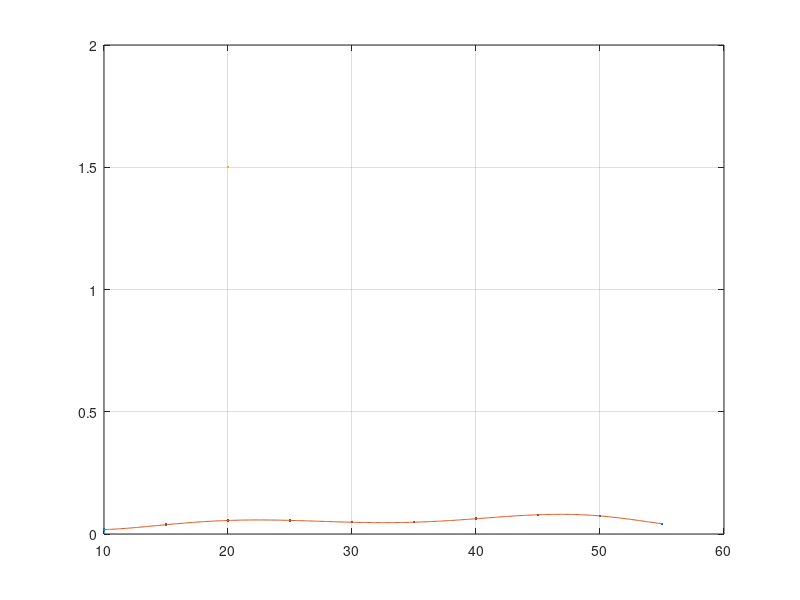

The MATLAB source for this figure:
clc
clear all

%data percobaan
dp = load("input_matrix.txt");

nn = size(dp);
n = nn(1,1);

for i=1:n
 xdp(i) = dp(i,1);
 ydp(i) = dp(i,2);
end

x0 = load("data_x0.txt");
y0  = load("data_y0.txt");

dx = x0(3)-x0(2);

ssy = size(x0);
sy = ssy(1,1);

I= 0.0;
for i=1:sy
    I = I + dx*y0(i);
end

%integral numerik
A = load("koefisien_pol_orde_7.txt");
anti_pol_7 = @(x) A(1)*x + (1/2)*A(2)*x^2 + (1/3)*A(3)*x^3 + (1/4)*A(4)*x^4 + (1/5)*A(5)*x^5 + (1/6)*A(6)*x^6 + (1/7)*A(7)*x^7 + (1/8)*A(8)*x^8;

I_analitik = anti_pol_7(55) - anti_pol_7(10);

fatas = anti_pol_7(55);
fbawah = anti_pol_7(10);

plot(xdp,ydp,'.',x0,y0,MarkerSize=20,LineWidth=1.5)
grid on
